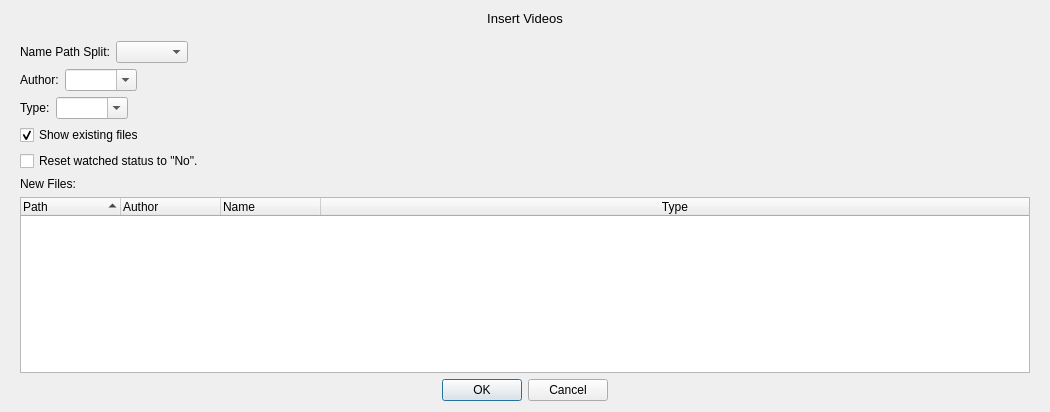
<?xml version="1.0" encoding="UTF-8"?>
<ui version="4.0">
 <class>InsertSettingsDialog</class>
 <widget class="QDialog" name="InsertSettingsDialog">
  <property name="geometry">
   <rect>
    <x>0</x>
    <y>0</y>
    <width>1050</width>
    <height>412</height>
   </rect>
  </property>
  <property name="windowTitle">
   <string>Insert Videos</string>
  </property>
  <layout class="QVBoxLayout" name="verticalLayout">
   <item>
    <layout class="QVBoxLayout" name="mainLayout" stretch="0,0">
     <item>
      <widget class="QLabel" name="titleLabel">
       <property name="sizePolicy">
        <sizepolicy hsizetype="Preferred" vsizetype="Preferred">
         <horstretch>0</horstretch>
         <verstretch>0</verstretch>
        </sizepolicy>
       </property>
       <property name="font">
        <font>
         <pointsize>10</pointsize>
        </font>
       </property>
       <property name="text">
        <string>Insert Videos</string>
       </property>
       <property name="alignment">
        <set>Qt::AlignmentFlag::AlignCenter</set>
       </property>
      </widget>
     </item>
     <item>
      <widget class="QFrame" name="frame">
       <property name="sizePolicy">
        <sizepolicy hsizetype="Expanding" vsizetype="Expanding">
         <horstretch>0</horstretch>
         <verstretch>0</verstretch>
        </sizepolicy>
       </property>
       <property name="frameShape">
        <enum>QFrame::Shape::NoFrame</enum>
       </property>
       <property name="frameShadow">
        <enum>QFrame::Shadow::Raised</enum>
       </property>
       <layout class="QVBoxLayout" name="verticalLayout_2">
        <property name="spacing">
         <number>6</number>
        </property>
        <property name="bottomMargin">
         <number>0</number>
        </property>
        <item>
         <layout class="QHBoxLayout" name="horizontalLayout_2">
          <item>
           <widget class="QLabel" name="label_3">
            <property name="sizePolicy">
             <sizepolicy hsizetype="Preferred" vsizetype="Maximum">
              <horstretch>0</horstretch>
              <verstretch>0</verstretch>
             </sizepolicy>
            </property>
            <property name="text">
             <string>Name Path Split:</string>
            </property>
           </widget>
          </item>
          <item>
           <widget class="QComboBox" name="nameDirComboBox"/>
          </item>
          <item>
           <spacer name="horizontalSpacer_3">
            <property name="orientation">
             <enum>Qt::Orientation::Horizontal</enum>
            </property>
            <property name="sizeHint" stdset="0">
             <size>
              <width>40</width>
              <height>20</height>
             </size>
            </property>
           </spacer>
          </item>
         </layout>
        </item>
        <item>
         <layout class="QHBoxLayout" name="pathLayout">
          <item>
           <widget class="QLabel" name="label_2">
            <property name="sizePolicy">
             <sizepolicy hsizetype="Preferred" vsizetype="Maximum">
              <horstretch>0</horstretch>
              <verstretch>0</verstretch>
             </sizepolicy>
            </property>
            <property name="text">
             <string>Author:</string>
            </property>
           </widget>
          </item>
          <item>
           <widget class="QComboBox" name="authorComboBox">
            <property name="editable">
             <bool>true</bool>
            </property>
           </widget>
          </item>
          <item>
           <spacer name="horizontalSpacer_2">
            <property name="orientation">
             <enum>Qt::Orientation::Horizontal</enum>
            </property>
            <property name="sizeHint" stdset="0">
             <size>
              <width>40</width>
              <height>20</height>
             </size>
            </property>
           </spacer>
          </item>
         </layout>
        </item>
        <item>
         <layout class="QHBoxLayout" name="horizontalLayout">
          <item>
           <widget class="QLabel" name="label">
            <property name="sizePolicy">
             <sizepolicy hsizetype="Maximum" vsizetype="Maximum">
              <horstretch>0</horstretch>
              <verstretch>0</verstretch>
             </sizepolicy>
            </property>
            <property name="text">
             <string>Type:</string>
            </property>
           </widget>
          </item>
          <item>
           <widget class="QComboBox" name="typeComboBox">
            <property name="editable">
             <bool>true</bool>
            </property>
           </widget>
          </item>
          <item>
           <spacer name="horizontalSpacer">
            <property name="orientation">
             <enum>Qt::Orientation::Horizontal</enum>
            </property>
            <property name="sizeHint" stdset="0">
             <size>
              <width>40</width>
              <height>20</height>
             </size>
            </property>
           </spacer>
          </item>
         </layout>
        </item>
        <item>
         <widget class="QCheckBox" name="showExistingCheckBox">
          <property name="text">
           <string>Show existing files</string>
          </property>
          <property name="checked">
           <bool>true</bool>
          </property>
         </widget>
        </item>
        <item>
         <widget class="QCheckBox" name="ResetWatchedCheckBox">
          <property name="text">
           <string>Reset watched status to &quot;No&quot;.</string>
          </property>
         </widget>
        </item>
        <item>
         <widget class="QLabel" name="newfilesLabel">
          <property name="sizePolicy">
           <sizepolicy hsizetype="Preferred" vsizetype="Maximum">
            <horstretch>0</horstretch>
            <verstretch>0</verstretch>
           </sizepolicy>
          </property>
          <property name="text">
           <string>New Files: </string>
          </property>
         </widget>
        </item>
        <item>
         <widget class="QTreeWidget" name="newFilesTreeWidget">
          <property name="rootIsDecorated">
           <bool>false</bool>
          </property>
          <property name="sortingEnabled">
           <bool>true</bool>
          </property>
          <column>
           <property name="text">
            <string>Path</string>
           </property>
          </column>
          <column>
           <property name="text">
            <string>Author</string>
           </property>
          </column>
          <column>
           <property name="text">
            <string>Name</string>
           </property>
          </column>
          <column>
           <property name="text">
            <string>Type</string>
           </property>
           <property name="textAlignment">
            <set>AlignCenter</set>
           </property>
          </column>
         </widget>
        </item>
       </layout>
      </widget>
     </item>
    </layout>
   </item>
   <item>
    <widget class="QDialogButtonBox" name="buttonBox">
     <property name="layoutDirection">
      <enum>Qt::LayoutDirection::LeftToRight</enum>
     </property>
     <property name="orientation">
      <enum>Qt::Orientation::Horizontal</enum>
     </property>
     <property name="standardButtons">
      <set>QDialogButtonBox::StandardButton::Cancel|QDialogButtonBox::StandardButton::Ok</set>
     </property>
     <property name="centerButtons">
      <bool>true</bool>
     </property>
    </widget>
   </item>
  </layout>
 </widget>
 <resources/>
 <connections>
  <connection>
   <sender>buttonBox</sender>
   <signal>accepted()</signal>
   <receiver>InsertSettingsDialog</receiver>
   <slot>accept()</slot>
   <hints>
    <hint type="sourcelabel">
     <x>248</x>
     <y>254</y>
    </hint>
    <hint type="destinationlabel">
     <x>157</x>
     <y>274</y>
    </hint>
   </hints>
  </connection>
  <connection>
   <sender>buttonBox</sender>
   <signal>rejected()</signal>
   <receiver>InsertSettingsDialog</receiver>
   <slot>reject()</slot>
   <hints>
    <hint type="sourcelabel">
     <x>316</x>
     <y>260</y>
    </hint>
    <hint type="destinationlabel">
     <x>286</x>
     <y>274</y>
    </hint>
   </hints>
  </connection>
 </connections>
</ui>
